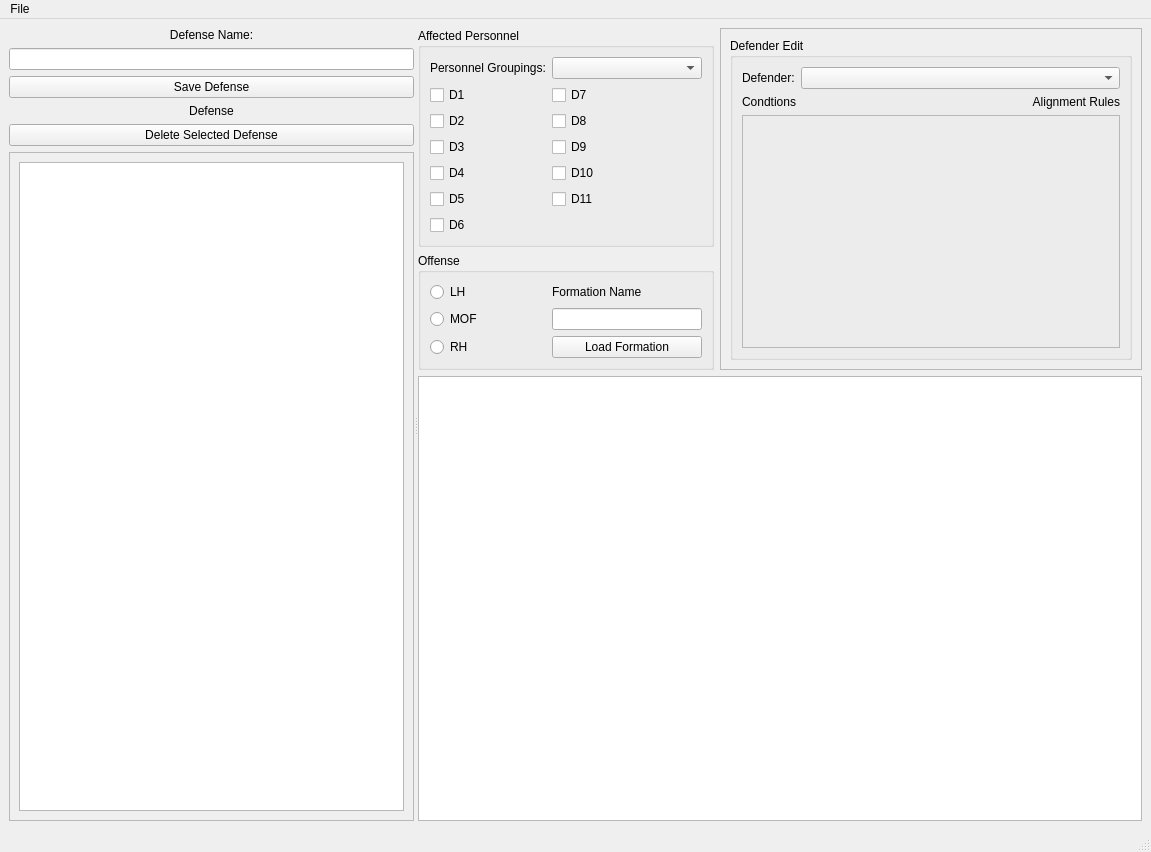
<?xml version="1.0" encoding="UTF-8"?>
<ui version="4.0">
 <class>DefensiveEditor</class>
 <widget class="QMainWindow" name="DefensiveEditor">
  <property name="geometry">
   <rect>
    <x>0</x>
    <y>0</y>
    <width>1151</width>
    <height>852</height>
   </rect>
  </property>
  <property name="windowTitle">
   <string>MainWindow</string>
  </property>
  <widget class="QWidget" name="central_widget">
   <layout class="QGridLayout" name="gridLayout_5">
    <item row="0" column="0">
     <widget class="QSplitter" name="splitter">
      <property name="orientation">
       <enum>Qt::Horizontal</enum>
      </property>
      <widget class="QWidget" name="layoutWidget">
       <layout class="QVBoxLayout" name="verticalLayout">
        <item>
         <widget class="QLabel" name="label">
          <property name="text">
           <string>Defense Name:</string>
          </property>
          <property name="alignment">
           <set>Qt::AlignCenter</set>
          </property>
         </widget>
        </item>
        <item>
         <widget class="QLineEdit" name="edit_defense_name"/>
        </item>
        <item>
         <widget class="QPushButton" name="btn_save_defense">
          <property name="text">
           <string>Save Defense</string>
          </property>
         </widget>
        </item>
        <item>
         <widget class="QLabel" name="label_2">
          <property name="text">
           <string>Defense</string>
          </property>
          <property name="alignment">
           <set>Qt::AlignCenter</set>
          </property>
         </widget>
        </item>
        <item>
         <widget class="QPushButton" name="btn_delete_selected_defense">
          <property name="text">
           <string>Delete Selected Defense</string>
          </property>
         </widget>
        </item>
        <item>
         <widget class="QScrollArea" name="scrollArea">
          <property name="widgetResizable">
           <bool>true</bool>
          </property>
          <widget class="QWidget" name="scrollAreaWidgetContents">
           <property name="geometry">
            <rect>
             <x>0</x>
             <y>0</y>
             <width>422</width>
             <height>667</height>
            </rect>
           </property>
           <layout class="QGridLayout" name="gridLayout_3">
            <item row="0" column="0">
             <widget class="QListWidget" name="list_defenses"/>
            </item>
           </layout>
          </widget>
         </widget>
        </item>
       </layout>
      </widget>
      <widget class="QWidget" name="layoutWidget">
       <layout class="QGridLayout" name="gridLayout_4">
        <item row="2" column="0" colspan="2">
         <widget class="QScrollArea" name="scrollArea_2">
          <property name="widgetResizable">
           <bool>true</bool>
          </property>
          <widget class="QWidget" name="widget_formation_visualization">
           <property name="geometry">
            <rect>
             <x>0</x>
             <y>0</y>
             <width>698</width>
             <height>481</height>
            </rect>
           </property>
           <property name="styleSheet">
            <string notr="true">background-color: white;</string>
           </property>
          </widget>
         </widget>
        </item>
        <item row="0" column="0">
         <widget class="QGroupBox" name="groupBox_2">
          <property name="title">
           <string>Affected Personnel</string>
          </property>
          <layout class="QGridLayout" name="gridLayout">
           <item row="0" column="0">
            <widget class="QLabel" name="label_4">
             <property name="text">
              <string>Personnel Groupings:</string>
             </property>
            </widget>
           </item>
           <item row="0" column="1">
            <widget class="QComboBox" name="combo_personnel_grouping">
             <property name="minimumSize">
              <size>
               <width>150</width>
               <height>0</height>
              </size>
             </property>
            </widget>
           </item>
           <item row="1" column="0">
            <widget class="QCheckBox" name="cb_d1">
             <property name="text">
              <string>D1</string>
             </property>
             <property name="checked">
              <bool>false</bool>
             </property>
            </widget>
           </item>
           <item row="1" column="1">
            <widget class="QCheckBox" name="cb_d7">
             <property name="text">
              <string>D7</string>
             </property>
            </widget>
           </item>
           <item row="2" column="0">
            <widget class="QCheckBox" name="cb_d2">
             <property name="text">
              <string>D2</string>
             </property>
            </widget>
           </item>
           <item row="2" column="1">
            <widget class="QCheckBox" name="cb_d8">
             <property name="text">
              <string>D8</string>
             </property>
            </widget>
           </item>
           <item row="3" column="0">
            <widget class="QCheckBox" name="cb_d3">
             <property name="text">
              <string>D3</string>
             </property>
            </widget>
           </item>
           <item row="3" column="1">
            <widget class="QCheckBox" name="cb_d9">
             <property name="text">
              <string>D9</string>
             </property>
            </widget>
           </item>
           <item row="4" column="0">
            <widget class="QCheckBox" name="cb_d4">
             <property name="text">
              <string>D4</string>
             </property>
            </widget>
           </item>
           <item row="4" column="1">
            <widget class="QCheckBox" name="cb_d10">
             <property name="text">
              <string>D10</string>
             </property>
            </widget>
           </item>
           <item row="5" column="0">
            <widget class="QCheckBox" name="cb_d5">
             <property name="text">
              <string>D5</string>
             </property>
            </widget>
           </item>
           <item row="5" column="1">
            <widget class="QCheckBox" name="cb_d11">
             <property name="text">
              <string>D11</string>
             </property>
            </widget>
           </item>
           <item row="6" column="0">
            <widget class="QCheckBox" name="cb_d6">
             <property name="text">
              <string>D6</string>
             </property>
            </widget>
           </item>
          </layout>
         </widget>
        </item>
        <item row="1" column="0">
         <widget class="QGroupBox" name="groupBox">
          <property name="title">
           <string>Offense</string>
          </property>
          <layout class="QGridLayout" name="gridLayout_2">
           <item row="0" column="0">
            <widget class="QRadioButton" name="rb_lh">
             <property name="text">
              <string>LH</string>
             </property>
            </widget>
           </item>
           <item row="0" column="1">
            <widget class="QLabel" name="label_5">
             <property name="text">
              <string>Formation Name</string>
             </property>
            </widget>
           </item>
           <item row="1" column="0">
            <widget class="QRadioButton" name="rb_mof">
             <property name="text">
              <string>MOF</string>
             </property>
            </widget>
           </item>
           <item row="1" column="1">
            <widget class="QLineEdit" name="edit_formation_name">
             <property name="enabled">
              <bool>true</bool>
             </property>
             <property name="sizePolicy">
              <sizepolicy hsizetype="Fixed" vsizetype="Fixed">
               <horstretch>0</horstretch>
               <verstretch>0</verstretch>
              </sizepolicy>
             </property>
             <property name="minimumSize">
              <size>
               <width>150</width>
               <height>0</height>
              </size>
             </property>
            </widget>
           </item>
           <item row="2" column="0">
            <widget class="QRadioButton" name="rb_rh">
             <property name="text">
              <string>RH</string>
             </property>
            </widget>
           </item>
           <item row="2" column="1">
            <widget class="QPushButton" name="btn_load_composite">
             <property name="text">
              <string>Load Formation</string>
             </property>
            </widget>
           </item>
          </layout>
         </widget>
        </item>
        <item row="0" column="1" rowspan="2">
         <widget class="QScrollArea" name="scrollArea_3">
          <property name="widgetResizable">
           <bool>true</bool>
          </property>
          <widget class="QWidget" name="widget_defense_entry">
           <property name="geometry">
            <rect>
             <x>0</x>
             <y>0</y>
             <width>414</width>
             <height>300</height>
            </rect>
           </property>
           <layout class="QGridLayout" name="gridLayout_7">
            <item row="0" column="0">
             <widget class="QGroupBox" name="groupBox_3">
              <property name="title">
               <string>Defender Edit</string>
              </property>
              <layout class="QVBoxLayout" name="verticalLayout_2">
               <item>
                <layout class="QHBoxLayout" name="horizontalLayout">
                 <item>
                  <widget class="QLabel" name="label_3">
                   <property name="sizePolicy">
                    <sizepolicy hsizetype="Preferred" vsizetype="Preferred">
                     <horstretch>0</horstretch>
                     <verstretch>0</verstretch>
                    </sizepolicy>
                   </property>
                   <property name="text">
                    <string>Defender:</string>
                   </property>
                  </widget>
                 </item>
                 <item>
                  <widget class="QComboBox" name="combo_defender_to_edit">
                   <property name="sizePolicy">
                    <sizepolicy hsizetype="Expanding" vsizetype="Preferred">
                     <horstretch>0</horstretch>
                     <verstretch>0</verstretch>
                    </sizepolicy>
                   </property>
                  </widget>
                 </item>
                </layout>
               </item>
               <item>
                <layout class="QHBoxLayout" name="horizontalLayout_2">
                 <item>
                  <widget class="QLabel" name="label_6">
                   <property name="text">
                    <string>Condtions</string>
                   </property>
                  </widget>
                 </item>
                 <item>
                  <widget class="QLabel" name="label_7">
                   <property name="text">
                    <string>Alignment Rules</string>
                   </property>
                   <property name="alignment">
                    <set>Qt::AlignRight|Qt::AlignTrailing|Qt::AlignVCenter</set>
                   </property>
                  </widget>
                 </item>
                </layout>
               </item>
               <item>
                <widget class="QFrame" name="frame_defender_edit">
                 <property name="sizePolicy">
                  <sizepolicy hsizetype="Preferred" vsizetype="Expanding">
                   <horstretch>0</horstretch>
                   <verstretch>0</verstretch>
                  </sizepolicy>
                 </property>
                 <property name="frameShape">
                  <enum>QFrame::StyledPanel</enum>
                 </property>
                 <property name="frameShadow">
                  <enum>QFrame::Raised</enum>
                 </property>
                </widget>
               </item>
              </layout>
             </widget>
            </item>
           </layout>
          </widget>
         </widget>
        </item>
       </layout>
      </widget>
     </widget>
    </item>
   </layout>
  </widget>
  <widget class="QMenuBar" name="menubar">
   <property name="geometry">
    <rect>
     <x>0</x>
     <y>0</y>
     <width>1151</width>
     <height>21</height>
    </rect>
   </property>
   <widget class="QMenu" name="menu_file">
    <property name="title">
     <string>File</string>
    </property>
    <addaction name="actionSave_Library"/>
    <addaction name="actionExit"/>
   </widget>
   <addaction name="menu_file"/>
  </widget>
  <widget class="QStatusBar" name="statusbar"/>
  <action name="actionSave_Library">
   <property name="text">
    <string>Save Library</string>
   </property>
   <property name="shortcut">
    <string>Ctrl+S</string>
   </property>
  </action>
  <action name="actionExit">
   <property name="text">
    <string>Exit</string>
   </property>
  </action>
 </widget>
 <resources/>
 <connections>
  <connection>
   <sender>actionExit</sender>
   <signal>triggered()</signal>
   <receiver>DefensiveEditor</receiver>
   <slot>close()</slot>
   <hints>
    <hint type="sourcelabel">
     <x>-1</x>
     <y>-1</y>
    </hint>
    <hint type="destinationlabel">
     <x>558</x>
     <y>366</y>
    </hint>
   </hints>
  </connection>
 </connections>
</ui>
